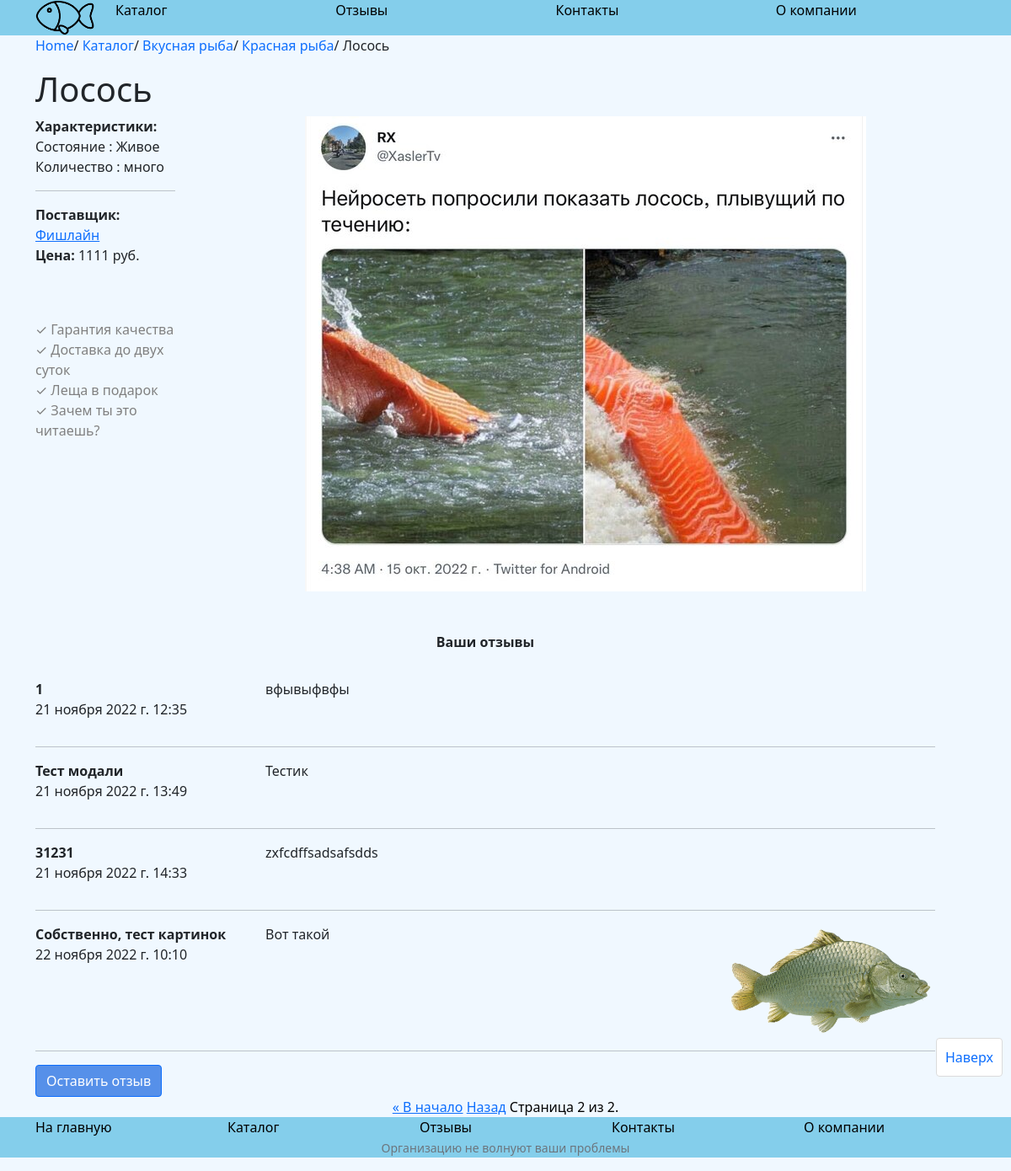
The app's page /catalog/fish/losos?page=2 with its own data.
### catalog/models.py (models this page shows, shortened)
class Fish(models.Model):
    name = models.CharField(max_length=255, help_text="Название рыбы")
    price = models.IntegerField(help_text="Стоимость рыбы")
    category = models.ForeignKey(Category, on_delete=models.DO_NOTHING)
    provider = models.ForeignKey(Provider, on_delete=models.DO_NOTHING, null=True)
    active = models.BooleanField(default=0)
    slug = models.SlugField(null=False, unique=True)
    image = models.ImageField(upload_to = 'uploads/%Y/%m/%d/', null = True, blank = True,)
    attributes = models.ManyToManyField(Attribute, through='FilterInfo', related_name='attributes')
    CreateDate = models.DateField(auto_now_add=True)
    UpdateDate = models.DateField(auto_now=True, null=True)
    def __str__(self):
        return self.name
    class Meta:
        ordering = ['-UpdateDate']

class Category(models.Model):
    name = models.CharField(max_length=255, help_text = "Название категории")
    slug = models.SlugField(null=False, unique=True)
    image = models.ImageField(upload_to = 'uploads/category/', null = True, blank = True,)
    parent = models.ForeignKey('self', related_name='children', on_delete=models.SET_NULL, blank=True, null=True)
    CreateDate = models.DateField(auto_now_add=True)
    UpdateDate = models.DateField(auto_now=True, null=True)

class FilterInfo(models.Model):
    rel_attribute = models.ForeignKey(Attribute, on_delete=models.CASCADE)
    rel_fish = models.ForeignKey(Fish, on_delete=models.CASCADE)
    value = models.CharField(max_length=255, help_text="Значение")
    show = models.BooleanField(default=0)
    class Meta:
        ordering = ['rel_attribute']

class Attribute(models.Model):
    name = models.CharField(max_length=255, help_text="Название атрибута")
    CreateDate = models.DateField(auto_now_add=True)
    UpdateDate = models.DateField(auto_now=True, null=True)

class Provider(models.Model):
    name = models.CharField(max_length=255, help_text="Название поставщика")
    slug = models.SlugField(null=False, unique=True)
    CreateDate = models.DateField(auto_now_add=True)
    UpdateDate = models.DateField(auto_now=True, null=True)

class Feedback(models.Model):
    fish = models.ForeignKey(Fish, on_delete=models.CASCADE)
    name = models.CharField(max_length=100, help_text='Введите ваше имя')
    body = models.TextField()
    date = models.DateTimeField(auto_now_add=True)
    image = models.ImageField(upload_to = 'uploads/comms/%Y/%m/%d/', null = True, blank = True)

### catalog/views.py (the view)
# urls.py: path('fish/<slug:slug>', views.FishDetailView, name = 'fish_detail'),
def FishDetailView (request, slug):
    if request.method == 'POST':
        form = FeedbackForm(request.POST, request.FILES)
        if form.is_valid():
            a = Feedback(
                name = form.cleaned_data["name"],
                body = form.cleaned_data["body"],
                image = form.cleaned_data["image"],
                fish = form.cleaned_data["fish"],
                date = datetime.now()
            )
            a.save()
            return HttpResponseRedirect('/nice/')
    else:
        form = FeedbackForm(initial = {'fish': Fish.objects.get(slug=slug)})
    try:
        fish = Fish.objects.get(slug=slug)
        shitfan = Feedback.objects.filter(fish = fish.id)
        paginator = Paginator(shitfan,5)
        page_number = request.GET.get('page')
        page_obj = paginator.get_page(page_number)
    except Fish.DoesNotExist:
            raise Http404()
    return render (request,'fish_detail.html',{'fish':fish, 'shitfan':page_obj, 'form':form})

### catalog/templates/fish_detail.html (shortened to what this page needs)
{% extends "base.html" %}
{% block breadcrumbs %}
<div class="breadcrumb">
  <div class="container">
    <div class="row">
      <div class="col">
        <a href="/">Home</a>/
        <a href="{% url 'catalog' %}">Каталог</a>/
        {% if fish.category.parent %}
        <a href="/catalog/{{fish.category.parent.slug}}">{{fish.category.parent.name}}</a>/
        {% endif %}
        <a href="/catalog/{{ fish.category.slug }}">{{fish.category.name}}</a>/
        {{fish.name}}
      </div>
    </div>
  </div>
</div>
{% endblock %}
{% block content %}
{% load static %}
<div class="container">
  <div class="row">
    <h1>{{ fish.name }}</h1>
    <div class="col-2 fish-beauty">
      <div class="col"><strong>Характеристики:</strong>
        {% for attr in fish.filterinfo_set.all %}
        <div class="fish-attr">{{attr.rel_attribute.name}} : {{attr.value}}</div>
        {%endfor %}
      </div>
      <hr>
      <div class="col"><strong>Поставщик:</strong><a href="/provider/{{fish.provider.slug}}"> {{ fish.provider.name}}</a></div>
      <div class="col fish-price"><strong>Цена:</strong> {{ fish.price }} руб.</div>
      <div class="col features-list">
        <ul>
          <li> Гарантия качества</li>
          <li> Доставка до двух суток</li>
          <li> Леща в подарок</li>
          <li> Зачем ты это читаешь?</li>
        </ul>
      </div>
    </div>
    <div class="col fish-image">
      {% if fish.image %}
      <img src="/{{ fish.image }}">
      {% else %}
      <img src="{% static 'fish_placeholder.png' %}" alt="sample text">
      {% endif %}
    </div>
  </div>
</div>
<div class="container">
    <div class="col fish_feedback">
      <div class="col" style="text-align: center; margin-bottom: 2rem;">
        <strong>Ваши отзывы</strong>
      </div>
      {% if shitfan %}
      {% for shit in shitfan %}
      <div class="row">
        <div class="col-3">
          <strong>{{shit.name}}</strong>
          <p>{{shit.date}}</p>
        </div>
        <div class="col-6">{{shit.body}}</div>
        <div class="col-3">
          {% if shit.image %}
          <img class="img-fluid" src="/{{shit.image}}" alt="sample text">
          {% endif %}
        </div>
      </div>
      <hr>
      {% endfor %}
      {% endif %}
      <button type="button" class="btn btn-primary" data-bs-toggle="modal" data-bs-target="#Feedback">
        Оставить отзыв
      </button>
    </div>
</div>
{% endblock %}
{% block pagination %}
{% include "includes/pagination/feedback.html" %}
{% endblock %}

### css/style.css (style rules this page uses)
body { background-color: aliceblue; }
.breadcrumb a { text-decoration: none; }
div { margin: auto; }
.btn-primary { background-color: #5690E9; }
.features-list ul { margin-top: 4rem; color: gray; list-style: none; padding-left: 0; }
.features-list ul li:before { content: '\2713'; }
.fish-image { text-align: center; }
.fish_feedback { margin: 3rem 3rem 0 0; }

### records on screen
Fish: category.parent.name "Вкусная рыба", category.name "Красная рыба", name "Лосось", provider.name "Фишлайн", price "1111", image (picture)
FilterInfo: rel_attribute.name "Состояние", value "Живое"
FilterInfo: rel_attribute.name "Количество", value "много"
Feedback: name "1", date "21 ноября 2022 г. 12:35", body "вфывыфвфы"
Feedback: name "Тест модали", date "21 ноября 2022 г. 13:49", body "Тестик"
Feedback: name "31231", date "21 ноября 2022 г. 14:33", body "zxfcdffsadsafsdds"
Feedback: name "Собственно, тест картинок", date "22 ноября 2022 г. 10:10", body "Вот такой", image (picture)

### other values on screen
{{ shitfan.number }} "2"
{{ shitfan.paginator.num_pages }} "2"
